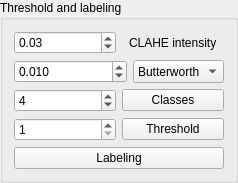
         <widget class="QGroupBox" name="groupBox">
          <property name="title">
           <string>Threshold and labeling</string>
          </property>
          <layout class="QVBoxLayout" name="verticalLayout_11">
           <item>
            <layout class="QHBoxLayout" name="horizontalLayout_8">
             <item>
              <widget class="QDoubleSpinBox" name="CLAHE_SpinBox">
               <property name="sizePolicy">
                <sizepolicy hsizetype="Fixed" vsizetype="Preferred">
                 <horstretch>0</horstretch>
                 <verstretch>0</verstretch>
                </sizepolicy>
               </property>
               <property name="minimumSize">
                <size>
                 <width>100</width>
                 <height>0</height>
                </size>
               </property>
               <property name="maximumSize">
                <size>
                 <width>126</width>
                 <height>16777215</height>
                </size>
               </property>
               <property name="toolTip">
                <string>&lt;html&gt;&lt;head/&gt;&lt;body&gt;&lt;p&gt;&lt;span style=&quot; font-size:11pt;&quot;&gt;The higher the value, the stronger the Contrast Limited Adaptative Histogram Equalization (CLAHE)&lt;/span&gt;&lt;/p&gt;&lt;/body&gt;&lt;/html&gt;</string>
               </property>
               <property name="alignment">
                <set>Qt::AlignLeading|Qt::AlignLeft|Qt::AlignVCenter</set>
               </property>
               <property name="decimals">
                <number>2</number>
               </property>
               <property name="minimum">
                <double>0.000000000000000</double>
               </property>
               <property name="maximum">
                <double>1.000000000000000</double>
               </property>
               <property name="singleStep">
                <double>0.010000000000000</double>
               </property>
               <property name="value">
                <double>0.030000000000000</double>
               </property>
              </widget>
             </item>
             <item alignment="Qt::AlignHCenter">
              <widget class="QLabel" name="label_2">
               <property name="sizePolicy">
                <sizepolicy hsizetype="Maximum" vsizetype="Preferred">
                 <horstretch>0</horstretch>
                 <verstretch>0</verstretch>
                </sizepolicy>
               </property>
               <property name="minimumSize">
                <size>
                 <width>77</width>
                 <height>0</height>
                </size>
               </property>
               <property name="styleSheet">
                <string notr="true">font: 10pt &quot;Noto Sans Cond&quot;;</string>
               </property>
               <property name="text">
                <string>CLAHE intensity</string>
               </property>
               <property name="alignment">
                <set>Qt::AlignLeading|Qt::AlignLeft|Qt::AlignVCenter</set>
               </property>
              </widget>
             </item>
            </layout>
           </item>
           <item>
            <layout class="QHBoxLayout" name="horizontalLayout_3">
             <item>
              <widget class="QDoubleSpinBox" name="spinBox_filter">
               <property name="sizePolicy">
                <sizepolicy hsizetype="Fixed" vsizetype="Preferred">
                 <horstretch>0</horstretch>
                 <verstretch>0</verstretch>
                </sizepolicy>
               </property>
               <property name="minimumSize">
                <size>
                 <width>113</width>
                 <height>0</height>
                </size>
               </property>
               <property name="maximumSize">
                <size>
                 <width>117</width>
                 <height>16777215</height>
                </size>
               </property>
               <property name="toolTip">
                <string>&lt;html&gt;&lt;head/&gt;&lt;body&gt;&lt;p&gt;&lt;span style=&quot; font-size:11pt;&quot;&gt;Parameter value (Butterworth or mean, depending on the chosen filter).&lt;/span&gt;&lt;/p&gt;&lt;/body&gt;&lt;/html&gt;</string>
               </property>
               <property name="alignment">
                <set>Qt::AlignLeading|Qt::AlignLeft|Qt::AlignVCenter</set>
               </property>
               <property name="decimals">
                <number>3</number>
               </property>
               <property name="maximum">
                <double>0.500000000000000</double>
               </property>
               <property name="singleStep">
                <double>0.010000000000000</double>
               </property>
               <property name="value">
                <double>0.010000000000000</double>
               </property>
              </widget>
             </item>
             <item>
              <widget class="QComboBox" name="FilterBox">
               <property name="sizePolicy">
                <sizepolicy hsizetype="Preferred" vsizetype="Preferred">
                 <horstretch>0</horstretch>
                 <verstretch>0</verstretch>
                </sizepolicy>
               </property>
               <property name="minimumSize">
                <size>
                 <width>79</width>
                 <height>0</height>
                </size>
               </property>
               <property name="maximumSize">
                <size>
                 <width>16777215</width>
                 <height>16777215</height>
                </size>
               </property>
               <property name="toolTip">
                <string>&lt;html&gt;&lt;head/&gt;&lt;body&gt;&lt;p&gt;&lt;span style=&quot; font-size:11pt;&quot;&gt;Choose a filter and modify its value with the slider below.&lt;/span&gt;&lt;/p&gt;&lt;/body&gt;&lt;/html&gt;</string>
               </property>
               <item>
                <property name="text">
                 <string>Butterworth</string>
                </property>
               </item>
               <item>
                <property name="text">
                 <string>Mean filter</string>
                </property>
               </item>
               <item>
                <property name="text">
                 <string>Top-hat</string>
                </property>
               </item>
              </widget>
             </item>
            </layout>
           </item>
           <item>
            <layout class="QHBoxLayout" name="horizontalLayout">
             <item>
              <widget class="QSpinBox" name="ClassBox">
               <property name="sizePolicy">
                <sizepolicy hsizetype="Preferred" vsizetype="Minimum">
                 <horstretch>0</horstretch>
                 <verstretch>0</verstretch>
                </sizepolicy>
               </property>
               <property name="minimumSize">
                <size>
                 <width>79</width>
                 <height>0</height>
                </size>
               </property>
               <property name="maximumSize">
                <size>
                 <width>117</width>
                 <height>16777215</height>
                </size>
               </property>
               <property name="toolTip">
                <string>&lt;html&gt;&lt;head/&gt;&lt;body&gt;&lt;p&gt;&lt;span style=&quot; font-size:11pt;&quot;&gt;Choose a number of classes to perform Otsu segmentation.&lt;/span&gt;&lt;/p&gt;&lt;/body&gt;&lt;/html&gt;</string>
               </property>
               <property name="minimum">
                <number>2</number>
               </property>
               <property name="maximum">
                <number>30</number>
               </property>
               <property name="value">
                <number>4</number>
               </property>
              </widget>
             </item>
             <item>
              <widget class="QPushButton" name="ComputeClass_bttn">
               <property name="sizePolicy">
                <sizepolicy hsizetype="Preferred" vsizetype="Fixed">
                 <horstretch>0</horstretch>
                 <verstretch>0</verstretch>
                </sizepolicy>
               </property>
               <property name="minimumSize">
                <size>
                 <width>96</width>
                 <height>0</height>
                </size>
               </property>
               <property name="maximumSize">
                <size>
                 <width>16777215</width>
                 <height>16777215</height>
                </size>
               </property>
               <property name="toolTip">
                <string>&lt;html&gt;&lt;head/&gt;&lt;body&gt;&lt;p&gt;&lt;span style=&quot; font-size:11pt;&quot;&gt;Run the Otsu computation given the number of classes.&lt;/span&gt;&lt;/p&gt;&lt;/body&gt;&lt;/html&gt;</string>
               </property>
               <property name="text">
                <string>Classes</string>
               </property>
               <property name="icon">
                <iconset>
                 <normaloff>icons/filter_icon.png</normaloff>icons/filter_icon.png</iconset>
               </property>
              </widget>
             </item>
            </layout>
           </item>
           <item>
            <layout class="QHBoxLayout" name="horizontalLayout_2">
             <item>
              <widget class="QSpinBox" name="ThresholdBox">
               <property name="sizePolicy">
                <sizepolicy hsizetype="Preferred" vsizetype="Minimum">
                 <horstretch>0</horstretch>
                 <verstretch>0</verstretch>
                </sizepolicy>
               </property>
               <property name="minimumSize">
                <size>
                 <width>79</width>
                 <height>0</height>
                </size>
               </property>
               <property name="maximumSize">
                <size>
                 <width>117</width>
                 <height>16777215</height>
                </size>
               </property>
               <property name="toolTip">
                <string>&lt;html&gt;&lt;head/&gt;&lt;body&gt;&lt;p&gt;&lt;span style=&quot; font-size:11pt;&quot;&gt;Choose the classes that must be kept in the binary thresholding (current value included).&lt;/span&gt;&lt;/p&gt;&lt;/body&gt;&lt;/html&gt;</string>
               </property>
               <property name="minimum">
                <number>1</number>
               </property>
               <property name="maximum">
                <number>30</number>
               </property>
               <property name="value">
                <number>1</number>
               </property>
              </widget>
             </item>
             <item>
              <widget class="QPushButton" name="Threshold_bttn">
               <property name="sizePolicy">
                <sizepolicy hsizetype="Preferred" vsizetype="Fixed">
                 <horstretch>0</horstretch>
                 <verstretch>0</verstretch>
                </sizepolicy>
               </property>
               <property name="minimumSize">
                <size>
                 <width>96</width>
                 <height>0</height>
                </size>
               </property>
               <property name="maximumSize">
                <size>
                 <width>16777215</width>
                 <height>16777215</height>
                </size>
               </property>
               <property name="toolTip">
                <string>&lt;html&gt;&lt;head/&gt;&lt;body&gt;&lt;p&gt;&lt;span style=&quot; font-size:11pt;&quot;&gt;Perform the thresholding to obtain a binary image.&lt;/span&gt;&lt;/p&gt;&lt;/body&gt;&lt;/html&gt;</string>
               </property>
               <property name="text">
                <string>Threshold</string>
               </property>
               <property name="icon">
                <iconset>
                 <normaloff>icons/filter_icon.png</normaloff>icons/filter_icon.png</iconset>
               </property>
              </widget>
             </item>
            </layout>
           </item>
           <item>
            <widget class="QPushButton" name="ComputeLabels_bttn">
             <property name="sizePolicy">
              <sizepolicy hsizetype="Minimum" vsizetype="Fixed">
               <horstretch>0</horstretch>
               <verstretch>0</verstretch>
              </sizepolicy>
             </property>
             <property name="minimumSize">
              <size>
               <width>96</width>
               <height>0</height>
              </size>
             </property>
             <property name="maximumSize">
              <size>
               <width>16777215</width>
               <height>16777215</height>
              </size>
             </property>
             <property name="toolTip">
              <string>&lt;html&gt;&lt;head/&gt;&lt;body&gt;&lt;p&gt;&lt;span style=&quot; font-size:11pt;&quot;&gt;Perform determination of grain (labeling grains).&lt;/span&gt;&lt;/p&gt;&lt;/body&gt;&lt;/html&gt;</string>
             </property>
             <property name="text">
              <string>Labeling</string>
             </property>
             <property name="icon">
              <iconset>
               <normaloff>icons/Grain_Icons.png</normaloff>icons/Grain_Icons.png</iconset>
             </property>
            </widget>
           </item>
          </layout>
         </widget>
